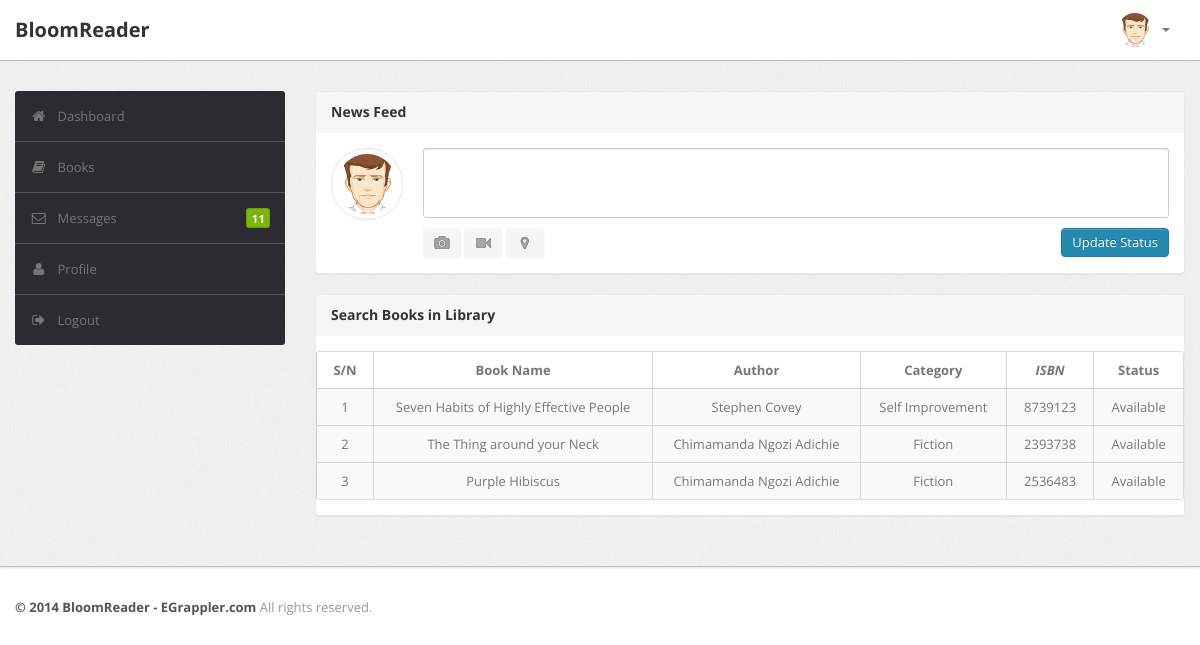
Screenshot of /books.php (signed in) with the database file from the repository.
### tables this page shows
CREATE TABLE IF NOT EXISTS `books` (
  `ID` int NOT NULL AUTO_INCREMENT,
  `BookName` text NOT NULL,
  `ISBN` int NOT NULL,
  `AuthorID` int NOT NULL,
  `CategoryID` int NOT NULL,
  `PRICE` int NOT NULL,
  `RegDate` date NOT NULL,
  `STATUS` int NOT NULL,
  `LastUPDATED` date NOT NULL,
  PRIMARY KEY (`ID`)
);

CREATE TABLE IF NOT EXISTS `authors` (
  `ID` int NOT NULL AUTO_INCREMENT,
  `AuthorName` text NOT NULL,
  `DateAdded` date NOT NULL,
  `LastUPDATED` date NOT NULL,
  PRIMARY KEY (`ID`)
);

CREATE TABLE IF NOT EXISTS `category` (
  `ID` int NOT NULL AUTO_INCREMENT,
  `CategoryName` text NOT NULL,
  `CreationDate` date NOT NULL,
  `LastUPDATED` date NOT NULL,
  `STATUS` int NOT NULL,
  PRIMARY KEY (`ID`)
);

### books.php (the view, shortened to what this page needs)
<?php
include ("connect.php");
?>
<!DOCTYPE html>
<html lang="en">
<head>
<head>
	<link type="text/css" href="bootstrap/css/bootstrap.min.css" rel="stylesheet">
	<link type="text/css" href="bootstrap/css/bootstrap-responsive.min.css" rel="stylesheet">
	<link type="text/css" href="css/theme.css" rel="stylesheet">
	<link type="text/css" href="images/icons/css/font-awesome.css" rel="stylesheet">
</head>
<body>
    <div class="navbar navbar-fixed-top">
        <?php include ("navbar.php");?>
    </div>
	<div class="wrapper">
		<div class="container">
			<div class="row">
				<div class="span3">
                        <?php include ("sidebar.php");?>
				</div>
				<div class="span9">
					<div class="content">
						<div class="module">
							<div class="module-head">
								<h3>News Feed</h3>
							</div>
							<div class="module-body">
								<div class="stream-composer media">
									<a href="#" class="media-avatar medium pull-left">
										<img src="images/user.png">
									</a>
									<div class="media-body">
										<div class="row-fluid">
											<textarea class="span12" style="height: 70px; resize: none;"></textarea>
										</div>
										<div class="clearfix">
											<a href="#" class="btn btn-primary pull-right">
												Update Status
											</a>
											<a href="#" class="btn btn-small" rel="tooltip" data-placement="top" data-original-title="Upload a photo">
												<i class="icon-camera shaded"></i>
											</a>
											<a href="#" class="btn btn-small" rel="tooltip" data-placement="top" data-original-title="Upload a video">
												<i class="icon-facetime-video shaded"></i>
											</a>
											<a href="#" class="btn btn-small" rel="tooltip" data-placement="top" data-original-title="Pin your location">
												<i class="icon-map-marker shaded"></i>
											</a>
										</div>
									</div>
								</div>
							</div>
						</div>
					</div>
				</div>
				<div class="span9">
                    <div class="content">
                        <div class="module">
                            <div class="module-head">
                                <h3>Search Books in Library</h3>
                            </div>
                            <div class="module-body table">
                                <table cellpadding="0" cellspacing="0" border="0" class="table table-bordered table-striped"
                                    width="100%">
                                    <thead>
                                        <tr>
                                            <th style="text-align: center;">S/N</th>
                                            <th style="text-align: center;">Book Name</th>
                                            <th style="text-align: center;">Author</th>
                                            <th style="text-align: center;">Category</th>
                                            <th style="text-align: center;"><em>ISBN</em></th>
                                            <th style="text-align: center;">Status</th>
                                        </tr>
                                    </thead>
                                    <?php
                                        $serial = 1;
                                        $sql = "SELECT books.BookName, authors.AuthorName, category.CategoryName, books.ISBN, books.STATUS FROM BOOKS join AUTHORS on books.AuthorID = authors.ID join CATEGORY on books.CategoryID = category.ID ";
                                        $result = $conn->query($sql);
                                        while($row = mysqli_fetch_assoc($result)) {
                                             $book =  $row['BookName'];
                                             $author =  $row['AuthorName'];
                                             $category =  $row['CategoryName'];
                                             $isbn =  $row['ISBN'];
                                             $status =  $row['STATUS'];
                                    ?>
                                    <tbody>
                                        <tr class="odd gradeX">
                                            <td style="text-align: center;"><?php echo $serial; ?></td>
                                            <td style="text-align: center;"><?php echo $book; ?></td>
                                            <td style="text-align: center;"><?php echo $author; ?></td>
                                            <td style="text-align: center;"><?php echo $category; ?></td>
                                            <td style="text-align: center;"><?php echo $isbn; ?></td>
                                            <td style="text-align: center;"><?php
                                             if ($status == 1){echo ("Available");}
                                             ?></td>
                                        </tr>
                                    </tbody>
                                    <?php $serial++;
                                        } ?>
                                </table>
                            </div>
                        </div>
                    </div>
                </div>
			</div>
		</div>
	</div>
	<div class="footer">
		<div class="container">
			<b class="copyright">&copy; 2014 BloomReader - EGrappler.com </b> All rights reserved.
		</div>
	</div>
</body>

### rows the page displays
books: BookName "Seven Habits of Highly Effective People", AuthorID.AuthorName "Stephen Covey", CategoryID.CategoryName "Self Improvement", ISBN "8739123", STATUS "Available"
books: BookName "The Thing around your Neck", AuthorID.AuthorName "Chimamanda Ngozi Adichie", CategoryID.CategoryName "Fiction", ISBN "2393738", STATUS "Available"
books: BookName "Purple Hibiscus", AuthorID.AuthorName "Chimamanda Ngozi Adichie", CategoryID.CategoryName "Fiction", ISBN "2536483", STATUS "Available"
